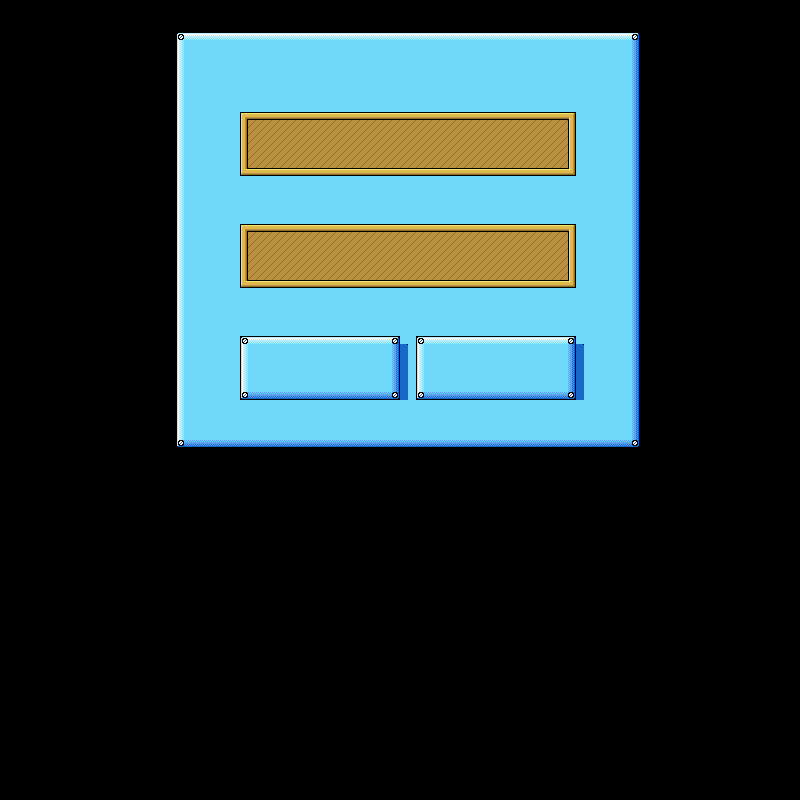

A 2D game scene composited from a Tiled map and its tileset images. What follows is a short description and the map's XML, with each tile layer's data collapsed to a summary:
An orthogonal 50x50 tile map with 16x16 px tiles, 1 tile layer (圖塊層 1), 3 tilesets.

<map version="1.2" tiledversion="1.3.4" orientation="orthogonal" renderorder="right-down" width="50" height="50" tilewidth="16" tileheight="16" infinite="0" nextlayerid="2" nextobjectid="1">
 <tileset firstgid="1" name="tileset" tilewidth="16" tileheight="16" tilecount="1204" columns="43">
  <image source="../AS2_source/effects_UI_tiles/tileset.png" trans="ff00ff" width="688" height="450" />
 </tileset>
 <tileset firstgid="1205" name="tiles" tilewidth="16" tileheight="16" tilecount="1455" columns="97">
  <image source="../AS2_source/effects_UI_tiles/tiles.png" trans="ff00ff" width="1564" height="251" />
 </tileset>
 <tileset firstgid="2660" name="items" tilewidth="16" tileheight="16" tilecount="104" columns="4">
  <image source="../AS2_source/effects_UI_tiles/items.png" trans="ff00ff" width="64" height="418" />
 </tileset>
 <layer id="1" name="圖塊層 1" width="50" height="50">
  <data>[2500 cells, 1334 non-empty, 72 distinct tile ids]</data>
 </layer>
</map>
